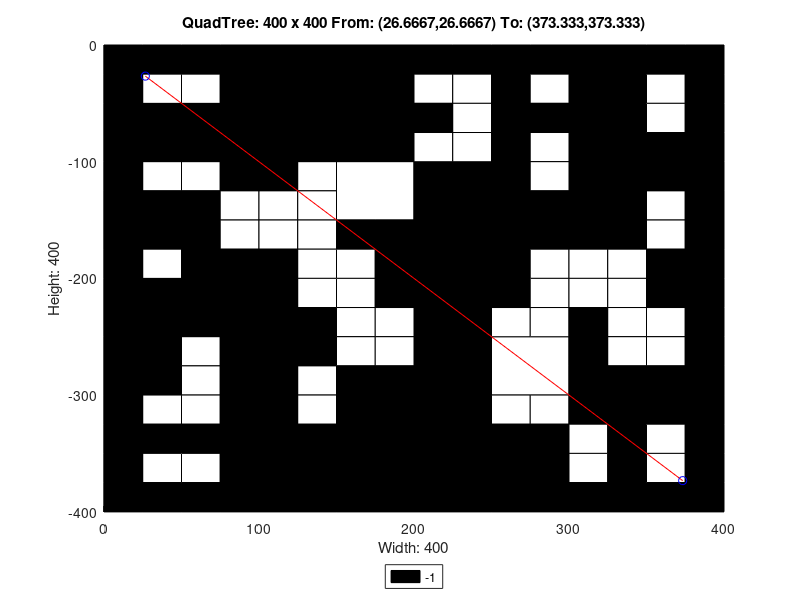

Here is the MATLAB script that generated this plot:
axis([0 400 -400 0]);
title('QuadTree: 400 x 400 From: (26.6667,26.6667) To: (373.333,373.333)');
xlabel('Width: 400');
ylabel('Height: 400');
rectangle('Position',[100 -100 100 100], 'FaceColor',[0 0 0]);
rectangle('Position',[0 -100 50 50], 'FaceColor',[0 0 0]);
rectangle('Position',[50 -100 50 50], 'FaceColor',[0 0 0]);
rectangle('Position',[150 -150 50 50], 'FaceColor',[1 1 1]);
rectangle('Position',[300 -50 50 50], 'FaceColor',[0 0 0]);
rectangle('Position',[300 -100 50 50], 'FaceColor',[0 0 0]);
rectangle('Position',[200 -150 50 50], 'FaceColor',[0 0 0]);
rectangle('Position',[200 -200 50 50], 'FaceColor',[0 0 0]);
rectangle('Position',[300 -150 50 50], 'FaceColor',[0 0 0]);
rectangle('Position',[0 -250 50 50], 'FaceColor',[0 0 0]);
rectangle('Position',[50 -250 50 50], 'FaceColor',[0 0 0]);
rectangle('Position',[0 -300 50 50], 'FaceColor',[0 0 0]);
rectangle('Position',[150 -350 50 50], 'FaceColor',[0 0 0]);
rectangle('Position',[100 -400 50 50], 'FaceColor',[0 0 0]);
rectangle('Position',[150 -400 50 50], 'FaceColor',[0 0 0]);
rectangle('Position',[200 -250 50 50], 'FaceColor',[0 0 0]);
rectangle('Position',[200 -300 50 50], 'FaceColor',[0 0 0]);
rectangle('Position',[250 -300 50 50], 'FaceColor',[1 1 1]);
rectangle('Position',[200 -350 50 50], 'FaceColor',[0 0 0]);
rectangle('Position',[200 -400 50 50], 'FaceColor',[0 0 0]);
rectangle('Position',[250 -400 50 50], 'FaceColor',[0 0 0]);
rectangle('Position',[0 -25 25 25], 'FaceColor',[0 0 0]);
rectangle('Position',[25 -25 25 25], 'FaceColor',[0 0 0]);
rectangle('Position',[0 -50 25 25], 'FaceColor',[0 0 0]);
rectangle('Position',[25 -50 25 25], 'FaceColor',[1 1 1]);
rectangle('Position',[50 -25 25 25], 'FaceColor',[0 0 0]);
rectangle('Position',[75 -25 25 25], 'FaceColor',[0 0 0]);
rectangle('Position',[50 -50 25 25], 'FaceColor',[1 1 1]);
rectangle('Position',[75 -50 25 25], 'FaceColor',[0 0 0]);
rectangle('Position',[0 -125 25 25], 'FaceColor',[0 0 0]);
rectangle('Position',[25 -125 25 25], 'FaceColor',[1 1 1]);
rectangle('Position',[0 -150 25 25], 'FaceColor',[0 0 0]);
rectangle('Position',[25 -150 25 25], 'FaceColor',[0 0 0]);
rectangle('Position',[50 -125 25 25], 'FaceColor',[1 1 1]);
rectangle('Position',[75 -125 25 25], 'FaceColor',[0 0 0]);
rectangle('Position',[50 -150 25 25], 'FaceColor',[0 0 0]);
rectangle('Position',[75 -150 25 25], 'FaceColor',[1 1 1]);
rectangle('Position',[0 -175 25 25], 'FaceColor',[0 0 0]);
rectangle('Position',[25 -175 25 25], 'FaceColor',[0 0 0]);
rectangle('Position',[0 -200 25 25], 'FaceColor',[0 0 0]);
rectangle('Position',[25 -200 25 25], 'FaceColor',[1 1 1]);
rectangle('Position',[50 -175 25 25], 'FaceColor',[0 0 0]);
rectangle('Position',[75 -175 25 25], 'FaceColor',[1 1 1]);
rectangle('Position',[50 -200 25 25], 'FaceColor',[0 0 0]);
rectangle('Position',[75 -200 25 25], 'FaceColor',[0 0 0]);
rectangle('Position',[100 -125 25 25], 'FaceColor',[0 0 0]);
rectangle('Position',[125 -125 25 25], 'FaceColor',[1 1 1]);
rectangle('Position',[100 -150 25 25], 'FaceColor',[1 1 1]);
rectangle('Position',[125 -150 25 25], 'FaceColor',[1 1 1]);
rectangle('Position',[100 -175 25 25], 'FaceColor',[1 1 1]);
rectangle('Position',[125 -175 25 25], 'FaceColor',[1 1 1]);
rectangle('Position',[100 -200 25 25], 'FaceColor',[0 0 0]);
rectangle('Position',[125 -200 25 25], 'FaceColor',[1 1 1]);
rectangle('Position',[150 -175 25 25], 'FaceColor',[0 0 0]);
rectangle('Position',[175 -175 25 25], 'FaceColor',[0 0 0]);
rectangle('Position',[150 -200 25 25], 'FaceColor',[1 1 1]);
rectangle('Position',[175 -200 25 25], 'FaceColor',[0 0 0]);
rectangle('Position',[200 -25 25 25], 'FaceColor',[0 0 0]);
rectangle('Position',[225 -25 25 25], 'FaceColor',[0 0 0]);
rectangle('Position',[200 -50 25 25], 'FaceColor',[1 1 1]);
rectangle('Position',[225 -50 25 25], 'FaceColor',[1 1 1]);
rectangle('Position',[250 -25 25 25], 'FaceColor',[0 0 0]);
rectangle('Position',[275 -25 25 25], 'FaceColor',[0 0 0]);
rectangle('Position',[250 -50 25 25], 'FaceColor',[0 0 0]);
rectangle('Position',[275 -50 25 25], 'FaceColor',[1 1 1]);
rectangle('Position',[200 -75 25 25], 'FaceColor',[0 0 0]);
rectangle('Position',[225 -75 25 25], 'FaceColor',[1 1 1]);
rectangle('Position',[200 -100 25 25], 'FaceColor',[1 1 1]);
rectangle('Position',[225 -100 25 25], 'FaceColor',[1 1 1]);
rectangle('Position',[250 -75 25 25], 'FaceColor',[0 0 0]);
rectangle('Position',[275 -75 25 25], 'FaceColor',[0 0 0]);
rectangle('Position',[250 -100 25 25], 'FaceColor',[0 0 0]);
rectangle('Position',[275 -100 25 25], 'FaceColor',[1 1 1]);
rectangle('Position',[350 -25 25 25], 'FaceColor',[0 0 0]);
rectangle('Position',[375 -25 25 25], 'FaceColor',[0 0 0]);
rectangle('Position',[350 -50 25 25], 'FaceColor',[1 1 1]);
rectangle('Position',[375 -50 25 25], 'FaceColor',[0 0 0]);
rectangle('Position',[350 -75 25 25], 'FaceColor',[1 1 1]);
rectangle('Position',[375 -75 25 25], 'FaceColor',[0 0 0]);
rectangle('Position',[350 -100 25 25], 'FaceColor',[0 0 0]);
rectangle('Position',[375 -100 25 25], 'FaceColor',[0 0 0]);
rectangle('Position',[250 -125 25 25], 'FaceColor',[0 0 0]);
rectangle('Position',[275 -125 25 25], 'FaceColor',[1 1 1]);
rectangle('Position',[250 -150 25 25], 'FaceColor',[0 0 0]);
rectangle('Position',[275 -150 25 25], 'FaceColor',[0 0 0]);
rectangle('Position',[250 -175 25 25], 'FaceColor',[0 0 0]);
rectangle('Position',[275 -175 25 25], 'FaceColor',[0 0 0]);
rectangle('Position',[250 -200 25 25], 'FaceColor',[0 0 0]);
rectangle('Position',[275 -200 25 25], 'FaceColor',[1 1 1]);
rectangle('Position',[350 -125 25 25], 'FaceColor',[0 0 0]);
rectangle('Position',[375 -125 25 25], 'FaceColor',[0 0 0]);
rectangle('Position',[350 -150 25 25], 'FaceColor',[1 1 1]);
rectangle('Position',[375 -150 25 25], 'FaceColor',[0 0 0]);
rectangle('Position',[300 -175 25 25], 'FaceColor',[0 0 0]);
rectangle('Position',[325 -175 25 25], 'FaceColor',[0 0 0]);
rectangle('Position',[300 -200 25 25], 'FaceColor',[1 1 1]);
rectangle('Position',[325 -200 25 25], 'FaceColor',[1 1 1]);
rectangle('Position',[350 -175 25 25], 'FaceColor',[1 1 1]);
rectangle('Position',[375 -175 25 25], 'FaceColor',[0 0 0]);
rectangle('Position',[350 -200 25 25], 'FaceColor',[0 0 0]);
rectangle('Position',[375 -200 25 25], 'FaceColor',[0 0 0]);
rectangle('Position',[50 -275 25 25], 'FaceColor',[1 1 1]);
rectangle('Position',[75 -275 25 25], 'FaceColor',[0 0 0]);
rectangle('Position',[50 -300 25 25], 'FaceColor',[1 1 1]);
rectangle('Position',[75 -300 25 25], 'FaceColor',[0 0 0]);
rectangle('Position',[100 -225 25 25], 'FaceColor',[0 0 0]);
rectangle('Position',[125 -225 25 25], 'FaceColor',[1 1 1]);
rectangle('Position',[100 -250 25 25], 'FaceColor',[0 0 0]);
rectangle('Position',[125 -250 25 25], 'FaceColor',[0 0 0]);
rectangle('Position',[150 -225 25 25], 'FaceColor',[1 1 1]);
rectangle('Position',[175 -225 25 25], 'FaceColor',[0 0 0]);
rectangle('Position',[150 -250 25 25], 'FaceColor',[1 1 1]);
rectangle('Position',[175 -250 25 25], 'FaceColor',[1 1 1]);
rectangle('Position',[100 -275 25 25], 'FaceColor',[0 0 0]);
rectangle('Position',[125 -275 25 25], 'FaceColor',[0 0 0]);
rectangle('Position',[100 -300 25 25], 'FaceColor',[0 0 0]);
rectangle('Position',[125 -300 25 25], 'FaceColor',[1 1 1]);
rectangle('Position',[150 -275 25 25], 'FaceColor',[1 1 1]);
rectangle('Position',[175 -275 25 25], 'FaceColor',[1 1 1]);
rectangle('Position',[150 -300 25 25], 'FaceColor',[0 0 0]);
rectangle('Position',[175 -300 25 25], 'FaceColor',[0 0 0]);
rectangle('Position',[0 -325 25 25], 'FaceColor',[0 0 0]);
rectangle('Position',[25 -325 25 25], 'FaceColor',[1 1 1]);
rectangle('Position',[0 -350 25 25], 'FaceColor',[0 0 0]);
rectangle('Position',[25 -350 25 25], 'FaceColor',[0 0 0]);
rectangle('Position',[50 -325 25 25], 'FaceColor',[1 1 1]);
rectangle('Position',[75 -325 25 25], 'FaceColor',[0 0 0]);
rectangle('Position',[50 -350 25 25], 'FaceColor',[0 0 0]);
rectangle('Position',[75 -350 25 25], 'FaceColor',[0 0 0]);
rectangle('Position',[0 -375 25 25], 'FaceColor',[0 0 0]);
rectangle('Position',[25 -375 25 25], 'FaceColor',[1 1 1]);
rectangle('Position',[0 -400 25 25], 'FaceColor',[0 0 0]);
rectangle('Position',[25 -400 25 25], 'FaceColor',[0 0 0]);
rectangle('Position',[50 -375 25 25], 'FaceColor',[1 1 1]);
rectangle('Position',[75 -375 25 25], 'FaceColor',[0 0 0]);
rectangle('Position',[50 -400 25 25], 'FaceColor',[0 0 0]);
rectangle('Position',[75 -400 25 25], 'FaceColor',[0 0 0]);
rectangle('Position',[100 -325 25 25], 'FaceColor',[0 0 0]);
rectangle('Position',[125 -325 25 25], 'FaceColor',[1 1 1]);
rectangle('Position',[100 -350 25 25], 'FaceColor',[0 0 0]);
rectangle('Position',[125 -350 25 25], 'FaceColor',[0 0 0]);
rectangle('Position',[250 -225 25 25], 'FaceColor',[0 0 0]);
rectangle('Position',[275 -225 25 25], 'FaceColor',[1 1 1]);
rectangle('Position',[250 -250 25 25], 'FaceColor',[1 1 1]);
rectangle('Position',[275 -250 25 25], 'FaceColor',[1 1 1]);
rectangle('Position',[300 -225 25 25], 'FaceColor',[1 1 1]);
rectangle('Position',[325 -225 25 25], 'FaceColor',[1 1 1]);
rectangle('Position',[300 -250 25 25], 'FaceColor',[0 0 0]);
rectangle('Position',[325 -250 25 25], 'FaceColor',[1 1 1]);
rectangle('Position',[350 -225 25 25], 'FaceColor',[0 0 0]);
rectangle('Position',[375 -225 25 25], 'FaceColor',[0 0 0]);
rectangle('Position',[350 -250 25 25], 'FaceColor',[1 1 1]);
rectangle('Position',[375 -250 25 25], 'FaceColor',[0 0 0]);
rectangle('Position',[300 -275 25 25], 'FaceColor',[0 0 0]);
rectangle('Position',[325 -275 25 25], 'FaceColor',[1 1 1]);
rectangle('Position',[300 -300 25 25], 'FaceColor',[0 0 0]);
rectangle('Position',[325 -300 25 25], 'FaceColor',[0 0 0]);
rectangle('Position',[350 -275 25 25], 'FaceColor',[1 1 1]);
rectangle('Position',[375 -275 25 25], 'FaceColor',[0 0 0]);
rectangle('Position',[350 -300 25 25], 'FaceColor',[0 0 0]);
rectangle('Position',[375 -300 25 25], 'FaceColor',[0 0 0]);
rectangle('Position',[250 -325 25 25], 'FaceColor',[1 1 1]);
rectangle('Position',[275 -325 25 25], 'FaceColor',[1 1 1]);
rectangle('Position',[250 -350 25 25], 'FaceColor',[0 0 0]);
rectangle('Position',[275 -350 25 25], 'FaceColor',[0 0 0]);
rectangle('Position',[300 -325 25 25], 'FaceColor',[0 0 0]);
rectangle('Position',[325 -325 25 25], 'FaceColor',[0 0 0]);
rectangle('Position',[300 -350 25 25], 'FaceColor',[1 1 1]);
rectangle('Position',[325 -350 25 25], 'FaceColor',[0 0 0]);
rectangle('Position',[350 -325 25 25], 'FaceColor',[0 0 0]);
rectangle('Position',[375 -325 25 25], 'FaceColor',[0 0 0]);
rectangle('Position',[350 -350 25 25], 'FaceColor',[1 1 1]);
rectangle('Position',[375 -350 25 25], 'FaceColor',[0 0 0]);
rectangle('Position',[300 -375 25 25], 'FaceColor',[1 1 1]);
rectangle('Position',[325 -375 25 25], 'FaceColor',[0 0 0]);
rectangle('Position',[300 -400 25 25], 'FaceColor',[0 0 0]);
rectangle('Position',[325 -400 25 25], 'FaceColor',[0 0 0]);
rectangle('Position',[350 -375 25 25], 'FaceColor',[1 1 1]);
rectangle('Position',[375 -375 25 25], 'FaceColor',[0 0 0]);
rectangle('Position',[350 -400 25 25], 'FaceColor',[0 0 0]);
rectangle('Position',[375 -400 25 25], 'FaceColor',[0 0 0]);
X=[373.333,26.6667];
Y=[-373.333,-26.6667];
hold on;
plot(X,Y,'r');
plot(X,Y,'bo');
legend('-1','Location','southoutside');
